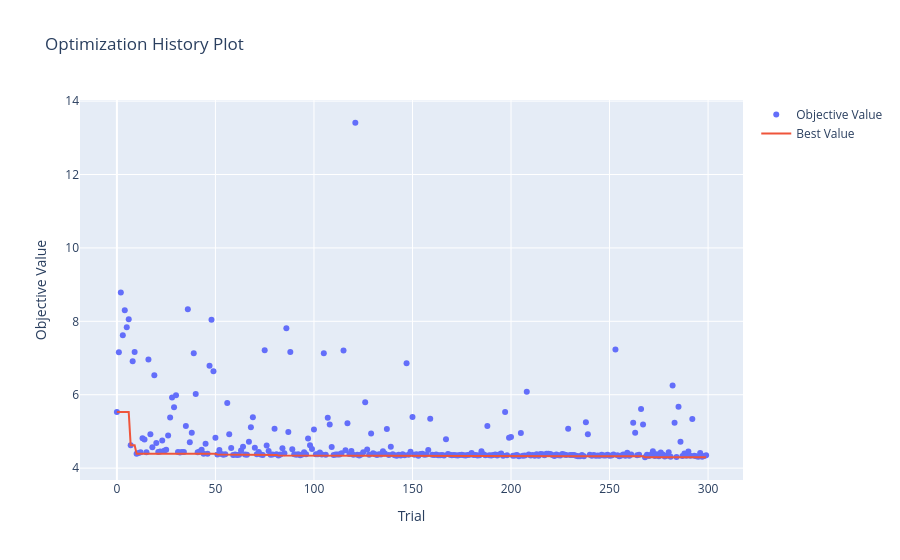

Notebook code for this chart:
### Code cell
optuna.visualization.plot_optimization_history(rf_model_study)

### Figure 1 — Plotly figure (JSON) as saved in the notebook; plotly's stock layout.template omitted (floating-point values rounded to 4 significant figures; data arrays with more than 128 entries replaced by an {"elided": "..."} marker saying what was removed)
{"data": [{"mode": "markers", "name": "Objective Value", "type": "scatter", "x": {"elided": "300 int values"}, "y": {"elided": "300 float values"}}, {"mode": "lines", "name": "Best Value", "type": "scatter", "x": {"elided": "300 int values"}, "y": {"elided": "300 float values"}}, {"marker": {"color": "#cccccc"}, "mode": "markers", "name": "Infeasible Trial", "showlegend": false, "type": "scatter", "x": [], "y": []}], "layout": {"title": {"text": "Optimization History Plot"}, "xaxis": {"title": {"text": "Trial"}}, "yaxis": {"title": {"text": "Objective Value"}}}}
